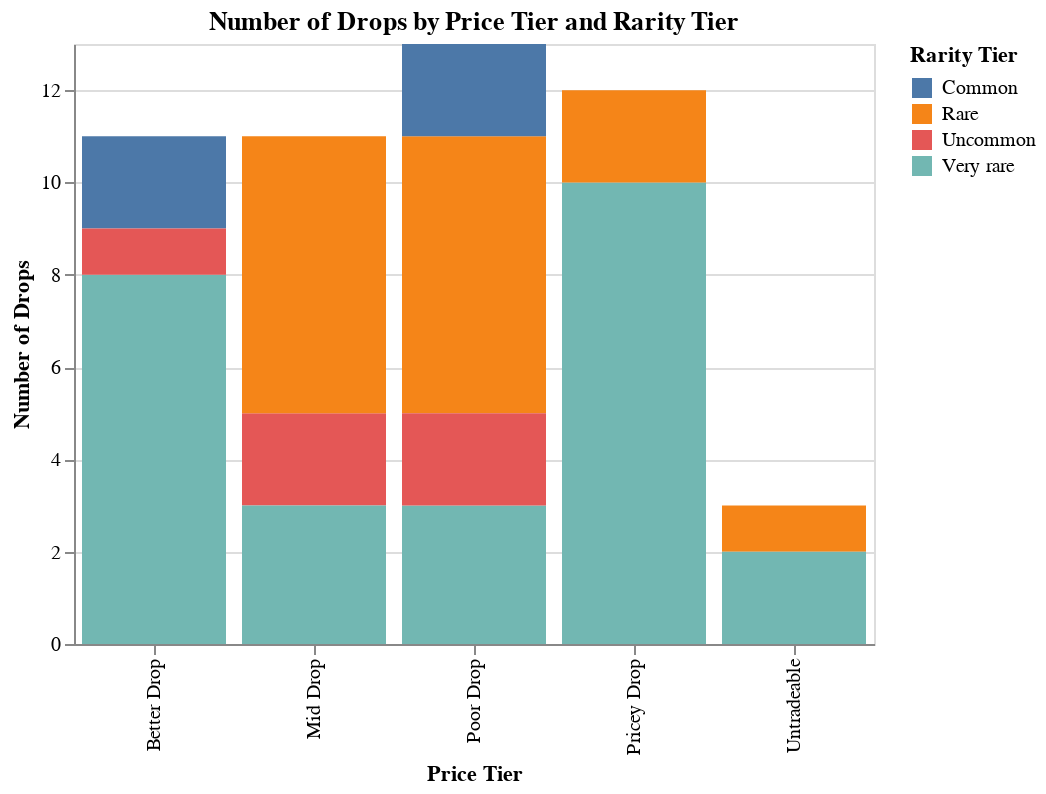

The notebook cell saved with this chart:
### Code cell
DropsbyTiers = (
    alt.Chart(df)
    .mark_bar()
    .encode(
        x=alt.X("Price Tiered:N", title="Price Tier"),
        y=alt.Y("count():Q", title="Number of Drops"),
        color=alt.Color("Rarity Tier:N", title="Rarity Tier"),
    )
    .properties(
        title="Number of Drops by Price Tier and Rarity Tier",
        width=400,
        height=300
    )
)

DropsbyTiers

### Figure 1 — Vega-Lite specification as saved in the notebook (floating-point values rounded to 4 significant figures)
{"config": {"view": {"continuousWidth": 300, "continuousHeight": 300}}, "data": {"name": "data-f8b1f94d5f47cd7dcd99ce7729d52b77"}, "mark": {"type": "bar"}, "encoding": {"color": {"field": "Rarity Tier", "title": "Rarity Tier", "type": "nominal"}, "x": {"field": "Price Tiered", "title": "Price Tier", "type": "nominal"}, "y": {"aggregate": "count", "title": "Number of Drops", "type": "quantitative"}}, "height": 300, "title": "Number of Drops by Price Tier and Rarity Tier", "width": 400, "$schema": "https://vega.github.io/schema/vega-lite/v6.1.0.json", "datasets": {"data-f8b1f94d5f47cd7dcd99ce7729d52b77": [{"Item": "Blue Dragonhide", "Table Title": "Guaranteed", "Quantity": 1.0, "Rarity": "1", "Rarity Probability": 1.0, "Rarity Tier": "Common", "Price": 1462.0, "Price Tiered": "Better Drop", "Prices Share in Table": 0.4334}, {"Item": "Dragon Bones", "Table Title": "Guaranteed", "Quantity": 1.0, "Rarity": "1", "Rarity Probability": 1.0, "Rarity Tier": "Common", "Price": 1911.0, "Price Tiered": "Better Drop", "Prices Share in Table": 0.5666}, {"Item": "Steel Platelegs", "Table Title": "Weapons And Armour", "Quantity": 1.0, "Rarity": "4/128", "Rarity Probability": 0.03125, "Rarity Tier": "Uncommon", "Price": 388.0, "Price Tiered": "Mid Drop", "Prices Share in Table": 0.04758}, {"Item": "Mithril Axe", "Table Title": "Weapons And Armour", "Quantity": 1.0, "Rarity": "3/128", "Rarity Probability": 0.02344, "Rarity Tier": "Rare", "Price": 172.0, "Price Tiered": "Poor Drop", "Prices Share in Table": 0.02109}, {"Item": "Steel Battleaxe", "Table Title": "Weapons And Armour", "Quantity": 1.0, "Rarity": "3/128", "Rarity Probability": 0.02344, "Rarity Tier": "Rare", "Price": 200.0, "Price Tiered": "Poor Drop", "Prices Share in Table": 0.02452}, {"Item": "Mithril Spear", "Table Title": "Weapons And Armour", "Quantity": 1.0, "Rarity": "2/128", "Rarity Probability": 0.01562, "Rarity Tier": "Rare", "Price": 236.0, "Price Tiered": "Poor Drop", "Prices Share in Table": 0.02894}, {"Item": "Adamant Full Helm", "Table Title": "Weapons And Armour", "Quantity": 1.0, "Rarity": "1/128", "Rarity Probability": 0.007812, "Rarity Tier": "Very rare", "Price": 1778.0, "Price Tiered": "Better Drop", "Prices Share in Table": 0.218}, {"Item": "Mithril Kiteshield", "Table Title": "Weapons And Armour", "Quantity": 1.0, "Rarity": "1/128", "Rarity Probability": 0.007812, "Rarity Tier": "Very rare", "Price": 1060.0, "Price Tiered": "Better Drop", "Prices Share in Table": 0.13}, {"Item": "Rune Dagger", "Table Title": "Weapons And Armour", "Quantity": 1.0, "Rarity": "1/128", "Rarity Probability": 0.007812, "Rarity Tier": "Very rare", "Price": 4321.0, "Price Tiered": "Pricey Drop", "Prices Share in Table": 0.5299}, {"Item": "Water Rune", "Table Title": "Runes", "Quantity": 75.0, "Rarity": "8/128", "Rarity Probability": 0.0625, "Rarity Tier": "Uncommon", "Price": 375.0, "Price Tiered": "Mid Drop", "Prices Share in Table": 0.1525}, {"Item": "Nature Rune", "Table Title": "Runes", "Quantity": 15.0, "Rarity": "5/128", "Rarity Probability": 0.03906, "Rarity Tier": "Uncommon", "Price": 1545.0, "Price Tiered": "Better Drop", "Prices Share in Table": 0.6283}, {"Item": "Law Rune", "Table Title": "Runes", "Quantity": 3.0, "Rarity": "3/128", "Rarity Probability": 0.02344, "Rarity Tier": "Rare", "Price": 354.0, "Price Tiered": "Mid Drop", "Prices Share in Table": 0.144}, {"Item": "Fire Rune", "Table Title": "Runes", "Quantity": 37.0, "Rarity": "1/128", "Rarity Probability": 0.007812, "Rarity Tier": "Very rare", "Price": 185.0, "Price Tiered": "Poor Drop", "Prices Share in Table": 0.07523}, {"Item": "Grimy Guam Leaf", "Table Title": "Herbs", "Quantity": 1.0, "Rarity": "1/34.1", "Rarity Probability": 0.02933, "Rarity Tier": "Rare", "Price": 326.0, "Price Tiered": "Mid Drop", "Prices Share in Table": 0.01544}, {"Item": "Grimy Marrentill", "Table Title": "Herbs", "Quantity": 1.0, "Rarity": "1/45.5", "Rarity Probability": 0.02198, "Rarity Tier": "Rare", "Price": 258.0, "Price Tiered": "Poor Drop", "Prices Share in Table": 0.01222}, {"Item": "Grimy Tarromin", "Table Title": "Herbs", "Quantity": 1.0, "Rarity": "1/60.7", "Rarity Probability": 0.01647, "Rarity Tier": "Rare", "Price": 286.0, "Price Tiered": "Mid Drop", "Prices Share in Table": 0.01354}, {"Item": "Grimy Harralander", "Table Title": "Herbs", "Quantity": 1.0, "Rarity": "1/78", "Rarity Probability": 0.01282, "Rarity Tier": "Rare", "Price": 488.0, "Price Tiered": "Mid Drop", "Prices Share in Table": 0.02311}, {"Item": "Grimy Ranarr Weed", "Table Title": "Herbs", "Quantity": 1.0, "Rarity": "1/99.3", "Rarity Probability": 0.01007, "Rarity Tier": "Rare", "Price": 6088.0, "Price Tiered": "Pricey Drop", "Prices Share in Table": 0.2883}, {"Item": "Grimy Irit Leaf", "Table Title": "Herbs", "Quantity": 1.0, "Rarity": "1/136.5", "Rarity Probability": 0.007326, "Rarity Tier": "Very rare", "Price": 1896.0, "Price Tiered": "Better Drop", "Prices Share in Table": 0.08979}, {"Item": "Grimy Avantoe", "Table Title": "Herbs", "Quantity": 1.0, "Rarity": "1/182", "Rarity Probability": 0.005495, "Rarity Tier": "Very rare", "Price": 2346.0, "Price Tiered": "Better Drop", "Prices Share in Table": 0.1111}, {"Item": "Grimy Kwuarm", "Table Title": "Herbs", "Quantity": 1.0, "Rarity": "1/218.5", "Rarity Probability": 0.004577, "Rarity Tier": "Very rare", "Price": 2423.0, "Price Tiered": "Pricey Drop", "Prices Share in Table": 0.1148}, {"Item": "Grimy Cadantine", "Table Title": "Herbs", "Quantity": 1.0, "Rarity": "1/273.1", "Rarity Probability": 0.003662, "Rarity Tier": "Very rare", "Price": 3024.0, "Price Tiered": "Pricey Drop", "Prices Share in Table": 0.1432}, {"Item": "Grimy Lantadyme", "Table Title": "Herbs", "Quantity": 1.0, "Rarity": "1/364.1", "Rarity Probability": 0.002746, "Rarity Tier": "Very rare", "Price": 1603.0, "Price Tiered": "Better Drop", "Prices Share in Table": 0.07592}, {"Item": "Grimy Dwarf Weed", "Table Title": "Herbs", "Quantity": 1.0, "Rarity": "1/364.1", "Rarity Probability": 0.002746, "Rarity Tier": "Very rare", "Price": 2377.0, "Price Tiered": "Better Drop", "Prices Share in Table": 0.1126}, {"Item": "Coins", "Table Title": "Coins", "Quantity": 44.0, "Rarity": "29/128", "Rarity Probability": 0.2266, "Rarity Tier": "Common", "Price": 44.0, "Price Tiered": "Poor Drop", "Prices Share in Table": 0.0532}, {"Item": "Coins", "Table Title": "Coins", "Quantity": 132.0, "Rarity": "25/128", "Rarity Probability": 0.1953, "Rarity Tier": "Common", "Price": 132.0, "Price Tiered": "Poor Drop", "Prices Share in Table": 0.1596}, {"Item": "Coins", "Table Title": "Coins", "Quantity": 200.0, "Rarity": "10/128", "Rarity Probability": 0.07812, "Rarity Tier": "Uncommon", "Price": 200.0, "Price Tiered": "Poor Drop", "Prices Share in Table": 0.2418}, {"Item": "Coins", "Table Title": "Coins", "Quantity": 11.0, "Rarity": "5/128", "Rarity Probability": 0.03906, "Rarity Tier": "Uncommon", "Price": 11.0, "Price Tiered": "Poor Drop", "Prices Share in Table": 0.0133}, {"Item": "Coins", "Table Title": "Coins", "Quantity": 440.0, "Rarity": "1/128", "Rarity Probability": 0.007812, "Rarity Tier": "Very rare", "Price": 440.0, "Price Tiered": "Mid Drop", "Prices Share in Table": 0.532}, {"Item": "Adamantite Ore", "Table Title": "Other", "Quantity": 1.0, "Rarity": "3/128", "Rarity Probability": 0.02344, "Rarity Tier": "Rare", "Price": 639.0, "Price Tiered": "Mid Drop", "Prices Share in Table": 0.814}, {"Item": "Bass", "Table Title": "Other", "Quantity": 1.0, "Rarity": "3/128", "Rarity Probability": 0.02344, "Rarity Tier": "Rare", "Price": 146.0, "Price Tiered": "Poor Drop", "Prices Share in Table": 0.186}, {"Item": "Nothing", "Table Title": "Gem Drop Table", "Quantity": null, "Rarity": "1/51.29", "Rarity Probability": 0.0195, "Rarity Tier": "Rare", "Price": 0.0, "Price Tiered": "Poor Drop", "Prices Share in Table": 0.0}, {"Item": "Uncut Sapphire", "Table Title": "Gem Drop Table", "Quantity": 1.0, "Rarity": "1/102.4", "Rarity Probability": 0.009766, "Rarity Tier": "Very rare", "Price": 213.0, "Price Tiered": "Poor Drop", "Prices Share in Table": 0.001528}, {"Item": "Uncut Emerald", "Table Title": "Gem Drop Table", "Quantity": 1.0, "Rarity": "1/204.8", "Rarity Probability": 0.004883, "Rarity Tier": "Very rare", "Price": 443.0, "Price Tiered": "Mid Drop", "Prices Share in Table": 0.003178}, {"Item": "Uncut Ruby", "Table Title": "Gem Drop Table", "Quantity": 1.0, "Rarity": "1/409.6", "Rarity Probability": 0.002441, "Rarity Tier": "Very rare", "Price": 1285.0, "Price Tiered": "Better Drop", "Prices Share in Table": 0.009219}, {"Item": "Chaos Talisman", "Table Title": "Gem Drop Table", "Quantity": 1.0, "Rarity": "1/1,092.27", "Rarity Probability": 0.0009155, "Rarity Tier": "Very rare", "Price": 330.0, "Price Tiered": "Mid Drop", "Prices Share in Table": 0.002368}, {"Item": "Nature Talisman", "Table Title": "Gem Drop Table", "Quantity": 1.0, "Rarity": "1/1,092.27", "Rarity Probability": 0.0009155, "Rarity Tier": "Very rare", "Price": 256.0, "Price Tiered": "Poor Drop", "Prices Share in Table": 0.001837}, {"Item": "Uncut Diamond", "Table Title": "Gem Drop Table", "Quantity": 1.0, "Rarity": "1/1,638.4", "Rarity Probability": 0.0006104, "Rarity Tier": "Very rare", "Price": 2450.0, "Price Tiered": "Pricey Drop", "Prices Share in Table": 0.01758}, {"Item": "Rune Javelin", "Table Title": "Gem Drop Table", "Quantity": 5.0, "Rarity": "1/3,276.8", "Rarity Probability": 0.0003052, "Rarity Tier": "Very rare", "Price": 660.0, "Price Tiered": "Better Drop", "Prices Share in Table": 0.004735}, {"Item": "Loop Half Of Key", "Table Title": "Gem Drop Table", "Quantity": 1.0, "Rarity": "1/3,276.8", "Rarity Probability": 0.0003052, "Rarity Tier": "Very rare", "Price": 10080.0, "Price Tiered": "Pricey Drop", "Prices Share in Table": 0.07229}, {"Item": "Tooth Half Of Key", "Table Title": "Gem Drop Table", "Quantity": 1.0, "Rarity": "1/3,276.8", "Rarity Probability": 0.0003052, "Rarity Tier": "Very rare", "Price": 10360.0, "Price Tiered": "Pricey Drop", "Prices Share in Table": 0.07434}, {"Item": "Rune Spear", "Table Title": "Gem Drop Table", "Quantity": 1.0, "Rarity": "1/52,428.8", "Rarity Probability": 1.907e-05, "Rarity Tier": "Very rare", "Price": 11650.0, "Price Tiered": "Pricey Drop", "Prices Share in Table": 0.08358}, {"Item": "Shield Left Half", "Table Title": "Gem Drop Table", "Quantity": 1.0, "Rarity": "1/104,857.6", "Rarity Probability": 9.537e-06, "Rarity Tier": "Very rare", "Price": 64480.0, "Price Tiered": "Pricey Drop", "Prices Share in Table": 0.4626}, {"Item": "Dragon Spear", "Table Title": "Gem Drop Table", "Quantity": 1.0, "Rarity": "1/139,810.13", "Rarity Probability": 7.153e-06, "Rarity Tier": "Very rare", "Price": 37180.0, "Price Tiered": "Pricey Drop", "Prices Share in Table": 0.2668}, {"Item": "Ensouled Dragon Head", "Table Title": "Tertiary", "Quantity": 1.0, "Rarity": "1/50", "Rarity Probability": 0.02, "Rarity Tier": "Rare", "Price": 2879.0, "Price Tiered": "Pricey Drop", "Prices Share in Table": 0.4923}, {"Item": "Scaly Blue Dragonhide", "Table Title": "Tertiary", "Quantity": 1.0, "Rarity": "1/50", "Rarity Probability": 0.02, "Rarity Tier": "Rare", "Price": 481.0, "Price Tiered": "Mid Drop", "Prices Share in Table": 0.08225}, {"Item": "Brimstone Key", "Table Title": "Tertiary", "Quantity": 1.0, "Rarity": "1/98", "Rarity Probability": 0.0102, "Rarity Tier": "Rare", "Price": 0.0, "Price Tiered": "Untradeable", "Prices Share in Table": 0.0}, {"Item": "Frozen Tear", "Table Title": "Tertiary", "Quantity": 8.0, "Rarity": "1/100", "Rarity Probability": 0.01, "Rarity Tier": "Very rare", "Price": 2488.0, "Price Tiered": "Pricey Drop", "Prices Share in Table": 0.4254}, {"Item": "Tooth Half Of Key (Moon Key)", "Table Title": "Tertiary", "Quantity": 1.0, "Rarity": "1/636", "Rarity Probability": 0.001572, "Rarity Tier": "Very rare", "Price": 0.0, "Price Tiered": "Untradeable", "Prices Share in Table": 0.0}, {"Item": "Clue Scroll (Hard)", "Table Title": "Tertiary", "Quantity": 1.0, "Rarity": "1/128", "Rarity Probability": 0.007812, "Rarity Tier": "Very rare", "Price": 0.0, "Price Tiered": "Untradeable", "Prices Share in Table": 0.0}]}}
